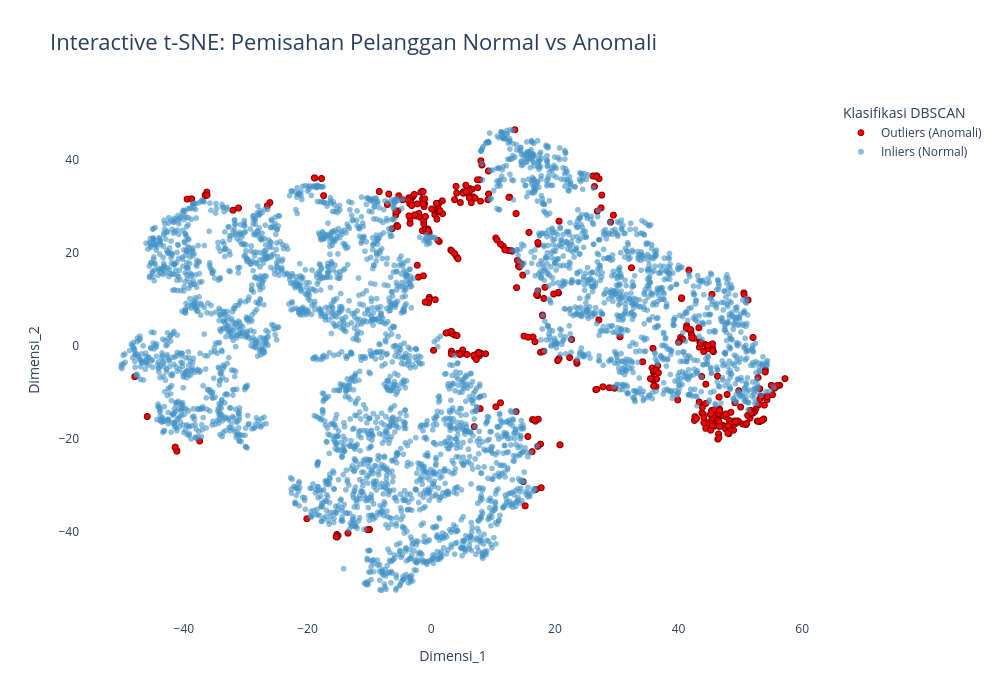

Notebook source saved alongside this figure:
### Code cell
from sklearn.manifold import TSNE
import plotly.express as px
import pandas as pd

# 1. Menghitung t-SNE (Sama seperti sebelumnya)
print("Sedang menghitung t-SNE...")
tsne = TSNE(n_components=2, random_state=42, perplexity=50, early_exaggeration=20.0, init='pca')
tsne_results = tsne.fit_transform(scaled_df)

# 2. Siapkan DataFrame untuk Plotly (Memasukkan data asli untuk Hover)
df_viz = pd.DataFrame({
    'Dimensi_1': tsne_results[:, 0],
    'Dimensi_2': tsne_results[:, 1],
    'Kategori': ['Outliers (Anomali)' if c == -1 else 'Inliers (Normal)' for c in customer_df['Cluster_DBSCAN']],
    'CustomerID': customer_df.index.astype(str), # Pastikan ID jadi teks
    'Monetary': customer_df['Monetary'],         # Kita panggil metrik asli
    'Frequency': customer_df['Frequency'],
    'Recency': customer_df['Recency']
})

# 3. Plotting Interaktif dengan Plotly Express
fig = px.scatter(
    df_viz, 
    x='Dimensi_1', 
    y='Dimensi_2', 
    color='Kategori',
    color_discrete_map={'Inliers (Normal)': '#4292c6', 'Outliers (Anomali)': '#ff0000'},
    hover_name='CustomerID', # Judul pop-up saat kursor diarahkan
    hover_data={'Dimensi_1': False, 'Dimensi_2': False, 'Kategori': False, # Sembunyikan koordinat t-SNE
                'Monetary': ':.2f', 'Frequency': True, 'Recency': True},   # Tampilkan metrik bisnis
    title='Interactive t-SNE: Pemisahan Pelanggan Normal vs Anomali'
)

# 4. Kustomisasi Ukuran Titik (Outliers dibuat lebih besar & mencolok)
fig.update_traces(marker=dict(size=6, opacity=0.6), selector=dict(name='Inliers (Normal)'))
fig.update_traces(marker=dict(size=6, line=dict(width=1, color='DarkRed'), opacity=1.0), selector=dict(name='Outliers (Anomali)'))

# 5. Kustomisasi Kanvas
fig.update_layout(
    plot_bgcolor='white',
    width=1000,
    height=700,
    title_font=dict(size=22),
    legend_title_text='Klasifikasi DBSCAN'
)

# Tampilkan Grafik Interaktif
fig.show()

### Figure 1 — Plotly figure (JSON) as saved in the notebook; plotly's stock layout.template omitted (floating-point values rounded to 4 significant figures; data arrays with more than 128 entries replaced by an {"elided": "..."} marker saying what was removed)
{"data": [{"customdata": {"elided": "402x4 mixed values"}, "hovertemplate": "<b>%{hovertext}</b><br><br>Monetary=%{customdata[1]:.2f}<br>Frequency=%{customdata[2]}<br>Recency=%{customdata[3]}<extra></extra>", "hovertext": {"elided": "402 str values"}, "legendgroup": "Outliers (Anomali)", "marker": {"color": "#ff0000", "line": {"color": "DarkRed", "width": 1}, "opacity": 1, "size": 6, "symbol": "circle"}, "mode": "markers", "name": "Outliers (Anomali)", "showlegend": true, "type": "scattergl", "x": {"elided": "402 float values"}, "xaxis": "x", "y": {"elided": "402 float values"}, "yaxis": "y"}, {"customdata": {"elided": "3933x4 mixed values"}, "hovertemplate": "<b>%{hovertext}</b><br><br>Monetary=%{customdata[1]:.2f}<br>Frequency=%{customdata[2]}<br>Recency=%{customdata[3]}<extra></extra>", "hovertext": {"elided": "3933 str values"}, "legendgroup": "Inliers (Normal)", "marker": {"color": "#4292c6", "opacity": 0.6, "size": 6, "symbol": "circle"}, "mode": "markers", "name": "Inliers (Normal)", "showlegend": true, "type": "scattergl", "x": {"elided": "3933 float values"}, "xaxis": "x", "y": {"elided": "3933 float values"}, "yaxis": "y"}], "layout": {"height": 700, "legend": {"title": {"text": "Klasifikasi DBSCAN"}, "tracegroupgap": 0}, "plot_bgcolor": "white", "title": {"font": {"size": 22}, "text": "Interactive t-SNE: Pemisahan Pelanggan Normal vs Anomali"}, "width": 1000, "xaxis": {"anchor": "y", "domain": [0, 1], "title": {"text": "Dimensi_1"}}, "yaxis": {"anchor": "x", "domain": [0, 1], "title": {"text": "Dimensi_2"}}}}
